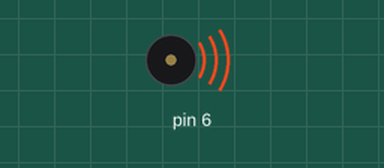
Simulated run of this sketch. Board: Arduino Uno, built with avr-gcc and run on an emulated ATmega328P. Parts: buzzer (waves = sounding).

Above: at 0.5 s.
Timing chart, 0 to 4.6 s (numbered marks = the images above):
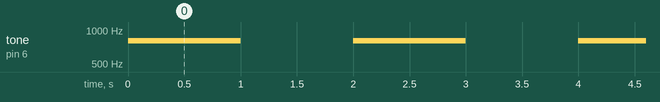

Measured:
- by itself, tone on pin 6: alternates 800 Hz for 1.0 s and silent for 1.0 s

The sketch:

_03_Buzzer_01_basic.ino
```cpp
void setup() {

  pinMode(6, OUTPUT); //定义引脚为输出
}

void loop() {

  tone(6, 800); //蜂鸣器输出频率800
  delay(1000); //延时1秒

  noTone(6); //蜂鸣器关闭
  delay(1000); //延时1秒
}
```
